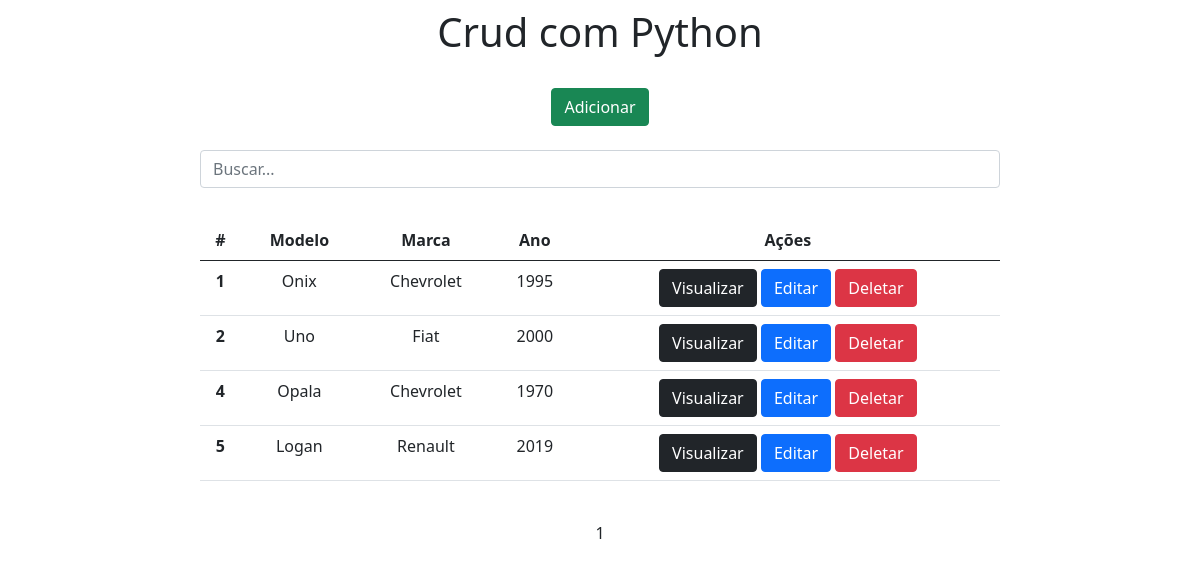
Before: / with the older database file.
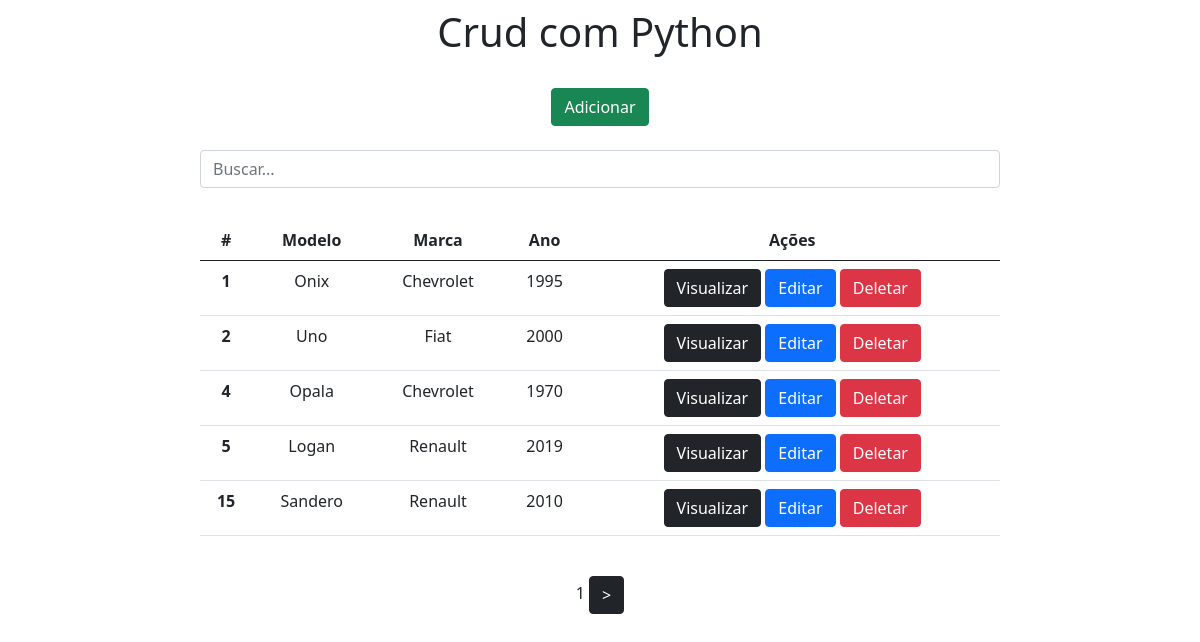
After: the same page with the newer database file.
### app/models.py (models this page shows)
class Carros(models.Model):
    modelo = models.CharField(max_length=150)
    marca = models.CharField(max_length=100)
    ano = models.IntegerField()

### app/views.py (the view)
# urls.py: 2. Add a URL to urlpatterns:  path('', views.home, name='home')
def home(request):
    data = {}
    search = request.GET.get('search')
    if search:
        data['db'] = Carros.objects.filter(modelo__icontains=search)
    else:
        data['db'] = Carros.objects.all()
    all = data['db']
    paginator = Paginator(all, 5)
    pages = request.GET.get('page')
    data['db'] = paginator.get_page(pages)
    return render(request, 'index.html', data)

### app/templates/index.html (shortened to what this page needs)
<!DOCTYPE html>
<html lang="pt-br">
<head>
    <link href="https://cdn.jsdelivr.net/npm/bootstrap@5.0.0-beta2/dist/css/bootstrap.min.css" rel="stylesheet">
</head>
<body>
    <div class="col-8 m-auto pt-2 pb-2 text-center">
        <h1>Crud com Python</h1>
    </div>
    <div class="col-8 m-auto pt-3 pb-2 text-center">
        <a href="/form" class="btn btn-success">Adicionar</a>
    </div>
    <div class="col-8 m-auto pt-3 pb-2 text-center">
        <form method="get">
            <input type="text" id="search" name="search" class="form-control" placeholder="Buscar...">
        </form>
    </div>
    <div class="col-8 m-auto pt-4 pb-2 text-center">
        <table class="table">
          <thead class="thead-dark">
            <tr>
              <th scope="col">#</th>
              <th scope="col">Modelo</th>
              <th scope="col">Marca</th>
              <th scope="col">Ano</th>
              <th scope="col">Ações</th>
            </tr>
          </thead>
          <tbody>
          {% for dbs in db %}
            <tr>
              <th>{{dbs.id}}</th>
              <td>{{dbs.modelo}}</td>
              <td>{{dbs.marca}}</td>
              <td>{{dbs.ano}}</td>
              <td>
                  <a href="/view/{{dbs.id}}/" class="btn btn-dark">Visualizar</a>
                  <a href="/edit/{{dbs.id}}/" class="btn btn-primary">Editar</a>
                  <a href="/delete/{{dbs.id}}/" class="btn btn-danger btnDel">Deletar</a>
              </td>
            </tr>
          {% endfor %}
          </tbody>
        </table>
    </div>
    <div class="col-8 m-auto pt-3 pb-2 text-center">
        {{ db.number }}
        {% if db.has_next %}
            <a href="?page={{db.next_page_number}}" class="btn btn-dark text-center"> > </a>
        {% endif %}
    </div>
    {% load static %}
</body>
</html>

Changed rows visible on the page:
added Carros: id "15", modelo "Sandero", marca "Renault", ano "2010"
